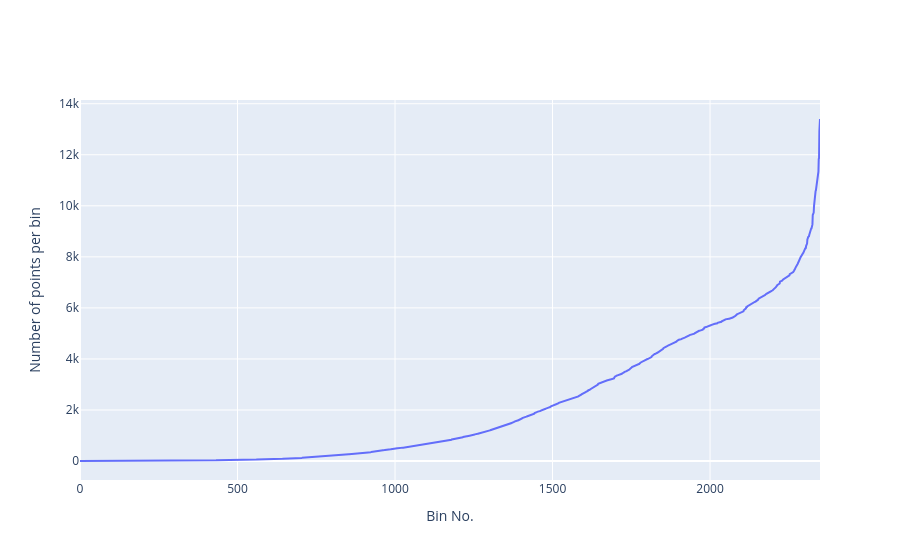

Notebook code cell kept with this figure:
### Code cell
profileNo_vs_xy_bins(df_sampled, n_x_bins=100, n_y_bins=100, show_threshold=False, threshold_quantile=0.99, projection='npstere')

### Figure 1 — Plotly figure (JSON) as saved in the notebook; plotly's stock layout.template omitted (floating-point values rounded to 4 significant figures; data arrays with more than 128 entries replaced by an {"elided": "..."} marker saying what was removed)
{"data": [{"type": "scatter", "x": {"elided": "2350 int values"}, "y": {"elided": "2350 int values"}}], "layout": {"xaxis": {"title": {"text": "Bin No."}}, "yaxis": {"title": {"text": "Number of points per bin"}}}}
